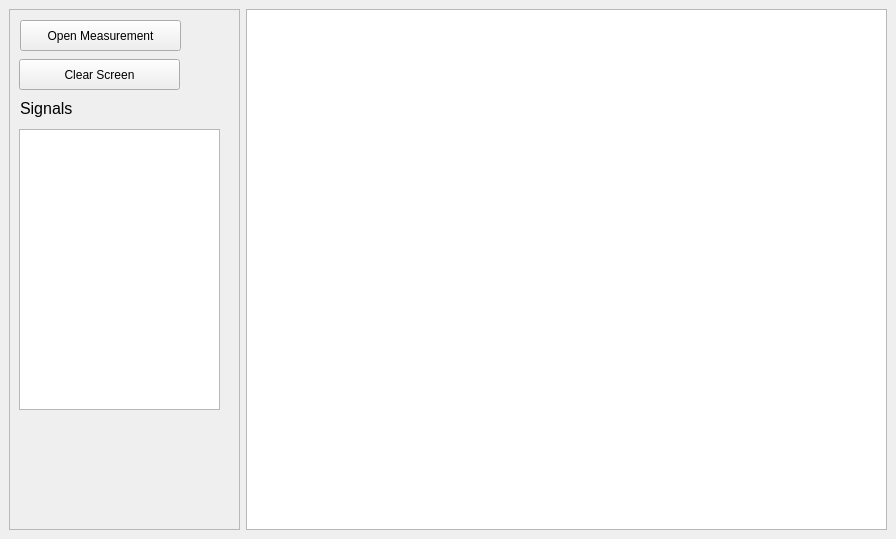
<?xml version="1.0" encoding="UTF-8"?>
<ui version="4.0">
 <class>MainWindow</class>
 <widget class="QMainWindow" name="MainWindow">
  <property name="geometry">
   <rect>
    <x>0</x>
    <y>0</y>
    <width>896</width>
    <height>539</height>
   </rect>
  </property>
  <property name="windowTitle">
   <string>MainWindow</string>
  </property>
  <widget class="QWidget" name="centralwidget">
   <layout class="QHBoxLayout" name="central_gridLayout">
    <item>
     <widget class="QFrame" name="butt_frame">
      <property name="minimumSize">
       <size>
        <width>231</width>
        <height>521</height>
       </size>
      </property>
      <property name="maximumSize">
       <size>
        <width>231</width>
        <height>521</height>
       </size>
      </property>
      <property name="layoutDirection">
       <enum>Qt::LeftToRight</enum>
      </property>
      <property name="frameShape">
       <enum>QFrame::StyledPanel</enum>
      </property>
      <property name="frameShadow">
       <enum>QFrame::Raised</enum>
      </property>
      <widget class="QPushButton" name="open_meas_butt">
       <property name="geometry">
        <rect>
         <x>11</x>
         <y>11</y>
         <width>161</width>
         <height>31</height>
        </rect>
       </property>
       <property name="minimumSize">
        <size>
         <width>161</width>
         <height>31</height>
        </size>
       </property>
       <property name="maximumSize">
        <size>
         <width>161</width>
         <height>31</height>
        </size>
       </property>
       <property name="text">
        <string>Open Measurement</string>
       </property>
      </widget>
      <widget class="QPushButton" name="clr_scr">
       <property name="geometry">
        <rect>
         <x>10</x>
         <y>50</y>
         <width>161</width>
         <height>31</height>
        </rect>
       </property>
       <property name="minimumSize">
        <size>
         <width>161</width>
         <height>31</height>
        </size>
       </property>
       <property name="maximumSize">
        <size>
         <width>161</width>
         <height>31</height>
        </size>
       </property>
       <property name="text">
        <string>Clear Screen</string>
       </property>
      </widget>
      <widget class="QLabel" name="signals_box_label">
       <property name="geometry">
        <rect>
         <x>11</x>
         <y>85</y>
         <width>60</width>
         <height>29</height>
        </rect>
       </property>
       <property name="minimumSize">
        <size>
         <width>60</width>
         <height>29</height>
        </size>
       </property>
       <property name="maximumSize">
        <size>
         <width>60</width>
         <height>29</height>
        </size>
       </property>
       <property name="font">
        <font>
         <pointsize>12</pointsize>
         <weight>50</weight>
         <bold>false</bold>
        </font>
       </property>
       <property name="text">
        <string>Signals</string>
       </property>
       <property name="textFormat">
        <enum>Qt::AutoText</enum>
       </property>
       <property name="scaledContents">
        <bool>true</bool>
       </property>
       <property name="wordWrap">
        <bool>false</bool>
       </property>
       <property name="margin">
        <number>5</number>
       </property>
      </widget>
      <widget class="QListWidget" name="signal_list_box">
       <property name="geometry">
        <rect>
         <x>10</x>
         <y>120</y>
         <width>201</width>
         <height>281</height>
        </rect>
       </property>
      </widget>
      <zorder>signals_box_label</zorder>
      <zorder>signal_list_box</zorder>
      <zorder>open_meas_butt</zorder>
      <zorder>clr_scr</zorder>
     </widget>
    </item>
    <item>
     <widget class="PlotWidget" name="graphicsView">
      <property name="minimumSize">
       <size>
        <width>641</width>
        <height>521</height>
       </size>
      </property>
     </widget>
    </item>
   </layout>
  </widget>
 </widget>
 <customwidgets>
  <customwidget>
   <class>PlotWidget</class>
   <extends>QGraphicsView</extends>
   <header>pyqtgraph</header>
  </customwidget>
 </customwidgets>
 <resources/>
 <connections/>
</ui>
